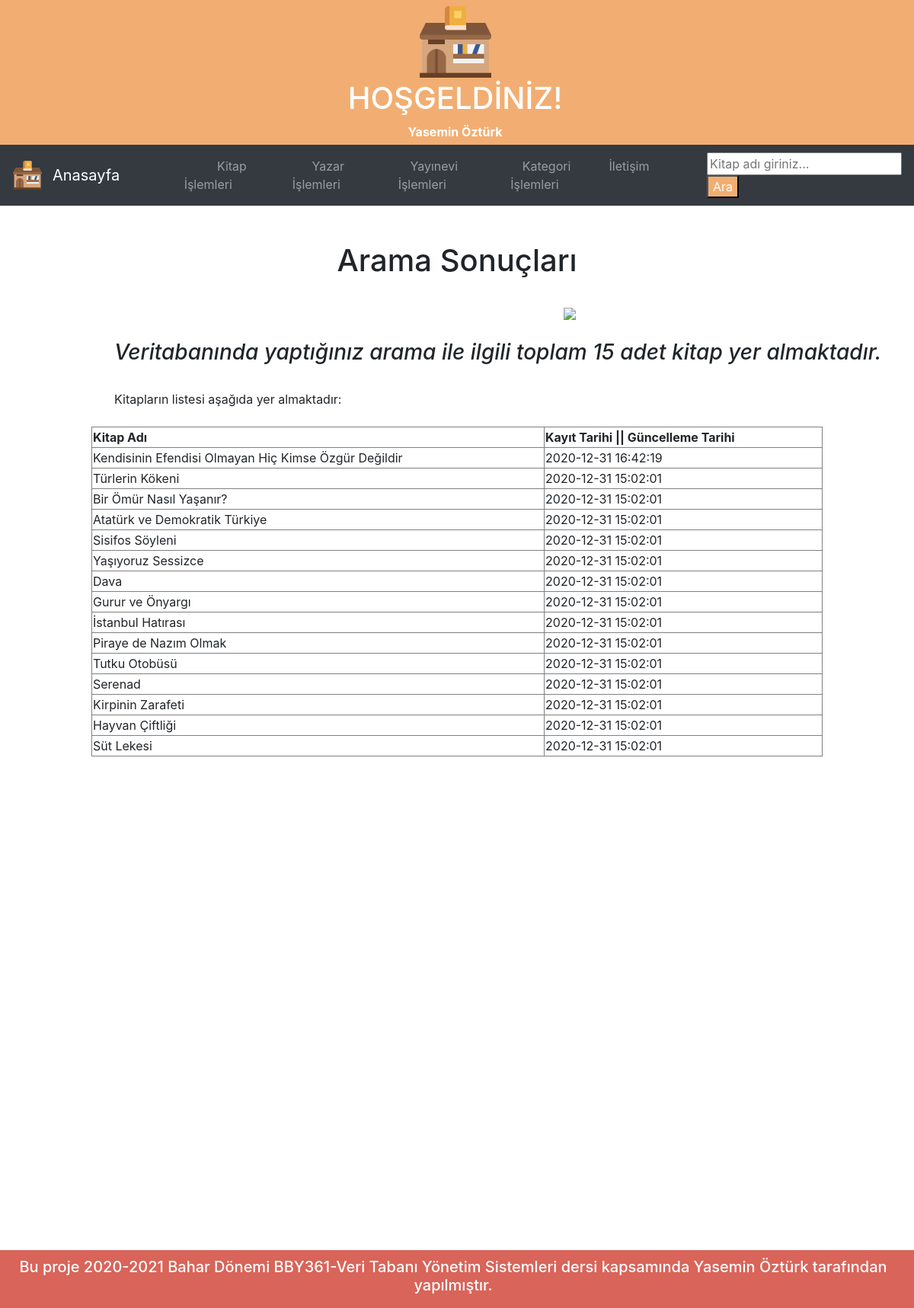
The page /kitap_ara_sonuc.php on the database its author committed.
### tables this page shows
CREATE TABLE `kitap` (
  `kitapNo` smallint(6) NOT NULL COMMENT 'Kitap tablosunun anahtar alanı',
  `kitapKayitTarih` timestamp NOT NULL DEFAULT current_timestamp() COMMENT 'Kitabın veri tabanına kaydedildiği tarih',
  `kitapAdi` varchar(200) NOT NULL COMMENT 'Kitabın tam adı',
  `yazarNo` smallint(6) NOT NULL COMMENT 'Kitap yazarının VT''deki no',
  `yayineviNo` smallint(6) NOT NULL COMMENT 'Kitabın yayınevinin VT''deki no',
  `kategoriNo` smallint(6) NOT NULL COMMENT 'Kitap türünün VT''deki no',
  `kitapBasimYili` year(4) DEFAULT NULL COMMENT 'Kitabın basıldığı yıl',
  `kitapBasimYer` varchar(50) NOT NULL COMMENT 'Kitabın basıldığı yer',
  `kitapISBN` varchar(13) NOT NULL COMMENT 'Kitabın standart no',
  `kitapSayfaSayisi` int(11) NOT NULL COMMENT 'Kitabın kaç sayfa olduğu bilgisi',
  `kitapAdet` tinyint(4) NOT NULL COMMENT 'Kitaptan kaç adet bulunduğu bilgisi'
);

### kitap_ara_sonuc.php (the view, shortened to what this page needs)
<?php
    require_once("baglanti.php");
    $kitapAdi = mysqli_real_escape_string($baglanti, $_GET['kitapAdi']);
    $sonuc = mysqli_query($baglanti, "SELECT *, DATE_FORMAT(kitapKayitTarih, '%H:%i:%s - %d.%m.%Y') AS tarih FROM kitap WHERE kitapAdi LIKE '%$kitapAdi%'  ORDER BY kitapNo DESC");
?>
<!DOCTYPE html>
<html lang="tr"><head><meta http-equiv="Content-Type" content="text/html; charset=UTF-8">
<link href="bootstrap.min.css" rel="stylesheet">
    <link href="navbar-top.css" rel="stylesheet">
  </head>
  <body>
    <header class="üstbilgi">
        <img src="library.png" alt="logo" style="width:100px;">
        <h1 class="ustbaslik">HOŞGELDİNİZ!</h1>
        <p3 class="ad"><b>Yasemin Öztürk</b></p3>
    </header>
<nav class="navbar navbar-expand-sm bg-dark navbar-dark">
  <img src="library.png" alt="Logo" style="width:40px;">
  <a class="navbar-brand" href="index.php">&numsp;Anasayfa&numsp;&numsp;&numsp;</a>
  <ul class="navbar-nav">
    <li class="nav-item">
      <a class="nav-link" href="kitap.php">&numsp;&numsp;&numsp;Kitap İşlemleri&numsp;&numsp;&numsp;</a>
    </li>
	<li class="nav-item">
      <a class="nav-link" href="yazar.php">Yazar İşlemleri&numsp;&numsp;&numsp;</a>
    </li>
	<li class="nav-item">
      <a class="nav-link" href="yayinevi.php">Yayınevi İşlemleri&numsp;&numsp;&numsp;</a>
    </li>
    <li class="nav-item">
      <a class="nav-link" href="kategori.php">Kategori İşlemleri&numsp;&numsp;&numsp;</a>
    </li>
	<li class="nav-item">
      <a class="nav-link" href="iletisim.php">İletişim</a>
    </li>
  </ul>&nbsp;&nbsp;&nbsp;&nbsp;&nbsp;&nbsp;&nbsp;&nbsp;&nbsp;&nbsp;&nbsp;&nbsp;&nbsp;&nbsp;&nbsp;
  <form action="kitap_ara_sonuc.php" method="get">
            <input type="text" name="kitapAdi" placeholder="Kitap adı giriniz..."><input type="submit"  value="Ara">
</form>
</nav>
<html>
    <head>
    </head>
    <body>
        <br><br><h1>Arama Sonuçları</h1><br>
        <p1><img src="image.png" style="width:60px;"></p1><br><br>
        <i><h3>Veritabanında yaptığınız arama ile ilgili toplam <?php echo mysqli_num_rows($sonuc); ?> adet kitap yer almaktadır.</h3></i><br>
        <p2>Kitapların listesi aşağıda yer almaktadır:</p2><br><br>
        <?php
        echo("<table border=1 align=center width=80%>");
            echo("<tr>");
                    echo("<td><b>Kitap Adı</b></td>");
                    echo("<td><b>Kayıt Tarihi || Güncelleme Tarihi</b></td>");
            echo("</tr>");
        while($satir = mysqli_fetch_assoc($sonuc)){
            echo("<tr>");
                    echo("<td>".$satir["kitapAdi"]."</td>");
                    echo("<td>".$satir["kitapKayitTarih"]."</td>");
            echo("</tr>");
            }
            echo("</table>");
        ?>
  <br><br><br><br><br><br><br><br><br><br><br><br><br><br><br><br><br><br><br><br><br><br><br><br><br><br><br><footer class="altbilgi">
        <h5 class="ad">Bu proje 2020-2021 Bahar Dönemi BBY361-Veri Tabanı Yönetim Sistemleri dersi kapsamında Yasemin Öztürk tarafından yapılmıştır.</h5>
    </footer></body></html>

### navbar-top.css (style rules this page uses)
body { min-height: 75rem; }

### kitap_ara_sonuc.php (style rules this page uses)
input[type=submit], input[type=reset] { background-color: #f2ae72; color: white; cursor: pointer; }
li { text-align: center; }
p1 { margin-left: 740px; }
h1 { text-align: center; }
h3 { margin-left: 150px; }
p2 { margin-left: 150px; }
footer { background-color:#d96459; color:white; text-align: center; padding: 10px; padding-left:0; }
header { background-color:#f2ae72; color:white; text-align: center; padding: 5px; padding-left:0; }

### rows shown on the page
kitap: kitapAdi "Kendisinin Efendisi Olmayan Hiç Kimse Özgür Değildir", kitapKayitTarih "2020-12-31 16:42:19"
kitap: kitapAdi "Türlerin Kökeni", kitapKayitTarih "2020-12-31 15:02:01"
kitap: kitapAdi "Bir Ömür Nasıl Yaşanır?", kitapKayitTarih "2020-12-31 15:02:01"
kitap: kitapAdi "Atatürk ve Demokratik Türkiye", kitapKayitTarih "2020-12-31 15:02:01"
kitap: kitapAdi "Sisifos Söyleni", kitapKayitTarih "2020-12-31 15:02:01"
kitap: kitapAdi "Yaşıyoruz Sessizce", kitapKayitTarih "2020-12-31 15:02:01"
kitap: kitapAdi "Dava", kitapKayitTarih "2020-12-31 15:02:01"
kitap: kitapAdi "Gurur ve Önyargı", kitapKayitTarih "2020-12-31 15:02:01"
kitap: kitapAdi "İstanbul Hatırası", kitapKayitTarih "2020-12-31 15:02:01"
kitap: kitapAdi "Piraye de Nazım Olmak", kitapKayitTarih "2020-12-31 15:02:01"
kitap: kitapAdi "Tutku Otobüsü", kitapKayitTarih "2020-12-31 15:02:01"
kitap: kitapAdi "Serenad", kitapKayitTarih "2020-12-31 15:02:01"
kitap: kitapAdi "Kirpinin Zarafeti", kitapKayitTarih "2020-12-31 15:02:01"
kitap: kitapAdi "Hayvan Çiftliği", kitapKayitTarih "2020-12-31 15:02:01"
kitap: kitapAdi "Süt Lekesi", kitapKayitTarih "2020-12-31 15:02:01"

### other values the page prints
mysqli_num_rows($sonuc) "15"
